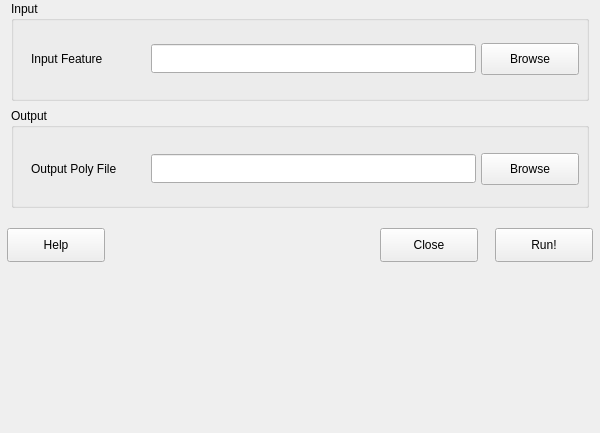
<?xml version="1.0" encoding="UTF-8"?>
<ui version="4.0">
 <class>GenerateShapeTopology</class>
 <widget class="QDialog" name="GenerateShapeTopology">
  <property name="geometry">
   <rect>
    <x>0</x>
    <y>0</y>
    <width>600</width>
    <height>433</height>
   </rect>
  </property>
  <property name="windowTitle">
   <string>Generate Shape Topology</string>
  </property>
  <widget class="Q3ButtonGroup" name="constrainingLayerButtonGroup">
   <property name="geometry">
    <rect>
     <x>11</x>
     <y>1</y>
     <width>578</width>
     <height>100</height>
    </rect>
   </property>
   <property name="title">
    <string>Input</string>
   </property>
   <widget class="QLabel" name="constrainingLayerLabel">
    <property name="geometry">
     <rect>
      <x>20</x>
      <y>42</y>
      <width>110</width>
      <height>32</height>
     </rect>
    </property>
    <property name="text">
     <string>Input Feature</string>
    </property>
    <property name="alignment">
     <set>Qt::AlignLeading|Qt::AlignLeft|Qt::AlignVCenter</set>
    </property>
   </widget>
   <widget class="QLineEdit" name="inputFileLineEdit">
    <property name="geometry">
     <rect>
      <x>140</x>
      <y>43</y>
      <width>325</width>
      <height>29</height>
     </rect>
    </property>
   </widget>
   <widget class="QPushButton" name="inputBrowseButton">
    <property name="geometry">
     <rect>
      <x>470</x>
      <y>42</y>
      <width>98</width>
      <height>32</height>
     </rect>
    </property>
    <property name="focusPolicy">
     <enum>Qt::TabFocus</enum>
    </property>
    <property name="text">
     <string>Browse</string>
    </property>
    <property name="autoDefault">
     <bool>false</bool>
    </property>
   </widget>
  </widget>
  <widget class="Q3ButtonGroup" name="outputButtonGroup">
   <property name="geometry">
    <rect>
     <x>11</x>
     <y>108</y>
     <width>578</width>
     <height>100</height>
    </rect>
   </property>
   <property name="title">
    <string>Output</string>
   </property>
   <widget class="QLabel" name="outputFileLabel">
    <property name="geometry">
     <rect>
      <x>20</x>
      <y>45</y>
      <width>120</width>
      <height>32</height>
     </rect>
    </property>
    <property name="text">
     <string>Output Poly File</string>
    </property>
    <property name="alignment">
     <set>Qt::AlignLeading|Qt::AlignLeft|Qt::AlignVCenter</set>
    </property>
   </widget>
   <widget class="QLineEdit" name="outputFileLineEdit">
    <property name="geometry">
     <rect>
      <x>140</x>
      <y>46</y>
      <width>325</width>
      <height>29</height>
     </rect>
    </property>
   </widget>
   <widget class="QPushButton" name="outputBrowseButton">
    <property name="geometry">
     <rect>
      <x>470</x>
      <y>45</y>
      <width>98</width>
      <height>32</height>
     </rect>
    </property>
    <property name="text">
     <string>Browse</string>
    </property>
    <property name="autoDefault">
     <bool>false</bool>
    </property>
   </widget>
  </widget>
  <widget class="QPushButton" name="cancelButton">
   <property name="geometry">
    <rect>
     <x>380</x>
     <y>228</y>
     <width>98</width>
     <height>34</height>
    </rect>
   </property>
   <property name="text">
    <string>Close</string>
   </property>
   <property name="autoDefault">
    <bool>false</bool>
   </property>
  </widget>
  <widget class="QPushButton" name="okButton">
   <property name="geometry">
    <rect>
     <x>495</x>
     <y>228</y>
     <width>98</width>
     <height>34</height>
    </rect>
   </property>
   <property name="text">
    <string>Run!</string>
   </property>
   <property name="autoDefault">
    <bool>false</bool>
   </property>
  </widget>
  <widget class="QPushButton" name="helpButton">
   <property name="geometry">
    <rect>
     <x>7</x>
     <y>228</y>
     <width>98</width>
     <height>34</height>
    </rect>
   </property>
   <property name="text">
    <string>Help</string>
   </property>
   <property name="autoDefault">
    <bool>false</bool>
   </property>
  </widget>
  <widget class="Q3TextBrowser" name="MessageLog" native="true">
   <property name="geometry">
    <rect>
     <x>15</x>
     <y>280</y>
     <width>570</width>
     <height>140</height>
    </rect>
   </property>
  </widget>
 </widget>
 <layoutdefault spacing="6" margin="11"/>
 <pixmapfunction>qPixmapFromMimeSource</pixmapfunction>
 <customwidgets>
  <customwidget>
   <class>Q3TextBrowser</class>
   <extends>QWidget</extends>
   <header>q3textbrowser.h</header>
   <container>1</container>
  </customwidget>
  <customwidget>
   <class>Q3GroupBox</class>
   <extends>QGroupBox</extends>
   <header>Qt3Support/Q3GroupBox</header>
   <container>1</container>
  </customwidget>
  <customwidget>
   <class>Q3ButtonGroup</class>
   <extends>Q3GroupBox</extends>
   <header>Qt3Support/Q3ButtonGroup</header>
   <container>1</container>
  </customwidget>
 </customwidgets>
 <tabstops>
  <tabstop>inputFileLineEdit</tabstop>
  <tabstop>inputBrowseButton</tabstop>
  <tabstop>outputFileLineEdit</tabstop>
  <tabstop>outputBrowseButton</tabstop>
  <tabstop>cancelButton</tabstop>
  <tabstop>okButton</tabstop>
 </tabstops>
 <resources/>
 <connections/>
</ui>
